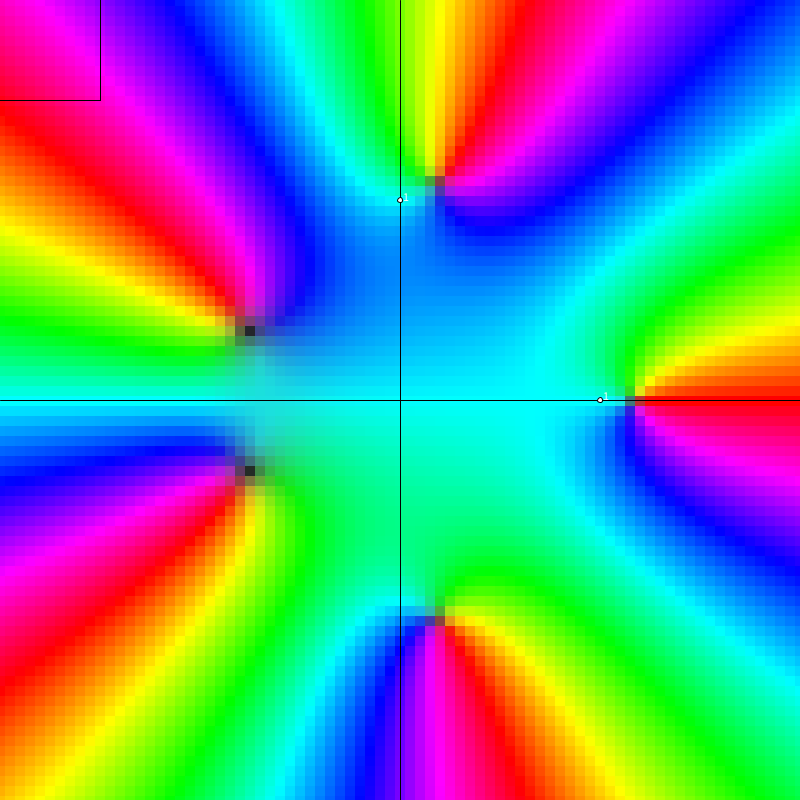
Frame 1 (no input)
Frame 60 (the mouse pressed at the canvas centre just before this capture): identical to frame 1, image omitted
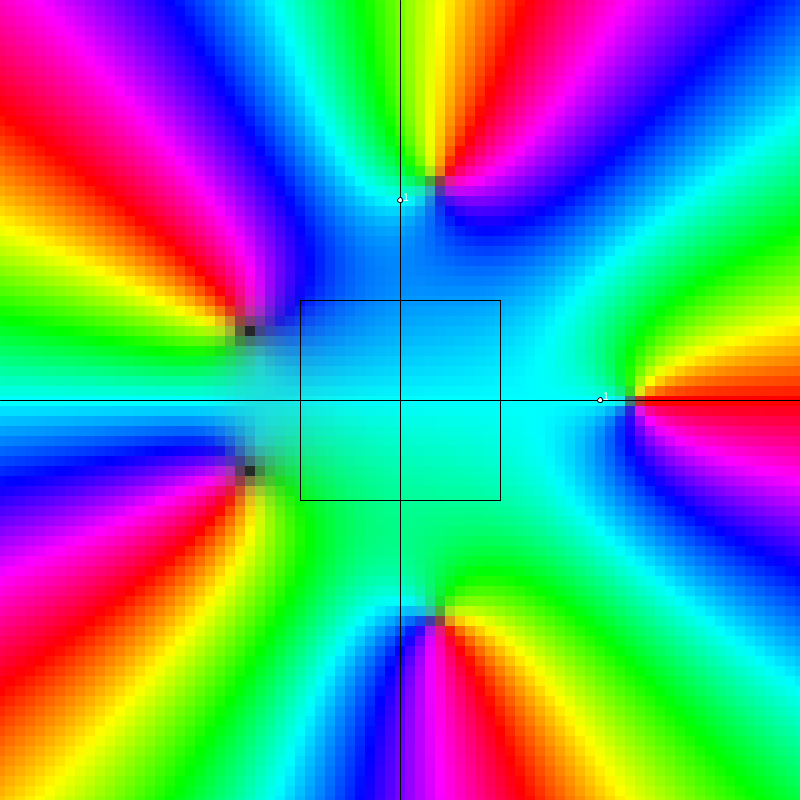
Frame 120 (the mouse held since frame 60 and released just before this capture)

The Processing sketch that drew these frames (run headless with seeded random() and noise(); from frame 60 on, the mouse is pressed at the canvas centre):

// Processing sketch: Equation_Solver
// ── Equation_Solver.pde
//Calculates Zeros inside the Region

float lookAtX=0;
float lookAtY=0;
float scale=1;
float colorFactor = 0.01;
PVector movement=new PVector();
float startAngle;
float stepSize=0.05;

int Iter =40;


ArrayList<PVector> solutions=new ArrayList();
ArrayList<Region> BabyRegions = new ArrayList();
Region MainRegion;

void setup() {
  size(800, 800);
  colorMode(HSB, TWO_PI, 1, 1);
  rectMode(CENTER);
  MainRegion=new Region(new PVector(1, 1), 0.005);
}

void draw() {
  background(0, 0.1, 0.3);
  mousePos= mapPixeltoCoord(new PVector(mouseX-width/2, mouseY-height/2));
  BabyRegions.clear();
  solutions.clear();
  translate(width/2, height/2);
  scale(scale);

  //Background
  float step=stepSize/(scale);
  PVector Left=mapPixeltoCoord(new PVector(-width/2, -height/2));
  PVector Right=mapPixeltoCoord(new PVector(width/2, height/2));
  for (float i=Left.x; i <= Right.x; i+=step) {
    for (float j=Right.y; j <= Left.y; j+=step) {
      PVector t=  mapCoordtoPixel(new PVector(i, j));
      PVector C = col(f(new PVector(i, j)));
      fill(C.x, C.y, C.z);
      stroke(C.x, C.y, C.z);
      rect(t.x, t.y, width*step/4, height*step/4);
    }
  }

  //Search
  MainRegion.absPos=mousePos;
  MainRegion.pos=mapCoordtoPixel(mousePos);
  MainRegion.show();
  MainRegion.solveRegion();
  MainRegion.addRegions();

  //Show BabyRegions
  for (int i=0; i<BabyRegions.size(); i++) {
    Region R= BabyRegions.get(i);
    R.addRegions();
    R.show();
  }

  if (solutions.size()!=0) {
    printArray(solutions);
    println("");
  }
  Axes();
}

// ── Functions.pde
PVector f(PVector z) {
  float x=z.x;
  float y=z.y;
  //return z;
  //return ComplexMult(z.copy().add(-1, 0), z.copy().add(1, 0));
  //return(Zeta(z.x, z.y));
  // return(f3(z.x*2.0, z.y*2.0));
  // return(MandelBrot(z.x/2.0, z.y/2.0,100));

  return(ComplexPower(z,5).copy().sub(z).sub(1,0));
  //return (new PVector(x-2,y));
  //sin(x*y)=cos(x*1.3);
  //return(new PVector(sin(z.x*z.y),cos(z.x*1.3)));

  //sin(x)+cos(y)=0
  //return(new PVector((sin(z.x)+cos(z.y)),0));

  //sin(x)+tan(y)=0
  //return(new PVector((sin(z.x)+tan(z.y)),0));

  //x*y=x+y
  //return(new PVector(x*y-(x+y), 0));


  //x*y=x+y
  //return(new PVector(sin(x+y)+cos(x*y)+1,0));
}

///////////////////////////////////////////////////////////////////////
PVector f1(float Re, float Im) {
  PVector in = new PVector(Re, Im);
  PVector out = new PVector();
  out = ComplexMult(ComplexPower(in, Re/Im), new PVector(Im, Re));
  return out;
}

///////////////////////////////////////////////////////////////////////
PVector f2(float Re, float Im) {
  PVector in = new PVector(Re, Im);
  PVector out = new PVector();
  in.div(5);
  out = ComplexPower(in, 3);
  out=ComplexMult(out, ComplexPower(Reciprocal(in.x, in.y), 11));
  out.x-=1;
  return out;
}

///////////////////////////////////////////////////////////////////////
PVector f3(float Re, float Im) {
  PVector in = new PVector(Re, Im);
  PVector out = new PVector();
  in.div(3);
  out=  ComplexPower(in, 2);
  out.x-=1;
  out=ComplexMult(out, ComplexPower(new PVector(in.x-2, in.y-1), 2));
  out=ComplexMult(out, Reciprocal(ComplexPower(in, 2).x+2, 2+ComplexPower(in, 2).y));
  return out;
}



///////////////////////////////////////////////////////////////////////
///////////////////////////////////////////////////////////////////////
///////////////////////////////////////////////////////////////////////

PVector Zeta(float Re, float Im) {
  PVector sum=new PVector();
  PVector val=new PVector();
  PVector Recip = new PVector();

  for (int k=1; k < 10; k++) {
    val.set((ComplexExp(k, Re, Im)));
    val.mult(pow(-1, k-1));
    Recip = (Reciprocal(val.x, val.y));
    sum.add(Recip);
  }

  PVector div = ComplexExp(2, -Re+1, -Im);
  div.mult(-1);
  div.x+=1;
  sum.set(ComplexMult(sum, Reciprocal(div.x, div.y)));

  return sum;
}

PVector MandelBrot(float Re, float Im, int Iter) {
  PVector in = new PVector(Re, Im);
  PVector temp = new PVector(0, 0);
  for (int i=0; i < Iter; i++) {
    temp = ComplexPower(temp, 2).add(in);
  }
  return temp;
}


///////////////////////////////////////////////////////////////////////
////////////////////Operations/////////////////////////////////////////
///////////////////////////////////////////////////////////////////////

PVector ComplexExp(float b, float Re, float Im) {
  PVector out = new PVector();
  float theta = Im*log(b);
  out.x=cos(theta);
  out.y=sin(theta);
  out.mult(pow(b, Re));

  return out;
}

PVector ComplexMult(PVector Z1, PVector Z2) {
  PVector out = new PVector();
  float Re = Z1.x*Z2.x-Z1.y*Z2.y;
  float Im = Z1.x*Z2.y+Z1.y*Z2.x;
  out.set(Re, Im);
  return out;
}

PVector ComplexPower(PVector Z, float exp) {
  PVector out = new PVector();
  float len = pow(Z.mag(), exp);
  float angle = Z.heading()*exp;
  float Re = len*cos(angle);
  float Im = len*sin(angle);
  out.set(Re, Im);
  return out;
}

PVector Reciprocal(float Re, float Im) {
  PVector out=new PVector();
  out.x = Re/(Re*Re+Im*Im);
  out.y = -Im/(Re*Re+Im*Im);
  return out;
}

///////////////////////////////////////////////////////////////////////
//////////////////Color////////////////////////////////////////////////
///////////////////////////////////////////////////////////////////////

PVector col(PVector in) {
  PVector HSL = new PVector();
  HSL.x=in.heading();
  if (HSL.x<0) {
    HSL.x=TWO_PI+HSL.x;
  }
  HSL.y=1-pow(colorFactor, in.mag());
  HSL.z=HSL.y;

  if (Float.isNaN(in.mag())) {
    HSL.y=0;
    HSL.z=1;
  }  
  return HSL;
}

// ── Methodes.pde
///////////////////////////////////////////////////////////////////////
PVector mapPixeltoCoord(PVector in) {
  PVector out = new PVector();
  in.div(scale);
  out.x=map(in.x, -width/2, width/2, lookAtX-2, lookAtX+2);
  out.y=map(in.y, height/2, -height/2, lookAtY-2, lookAtY+2);
  return out;
}

///////////////////////////////////////////////////////////////////////
PVector mapCoordtoPixel(PVector in) {
  PVector out = new PVector();
  out.x=map(in.x, lookAtX-2, lookAtX+2, -width/2, width/2);
  out.y=map(in.y, lookAtY-2, lookAtY+2, height/2, -height/2);
  return out;
}

///////////////////////////////////////////////////////////////////////
PVector mapCoordtoPixelMovement(PVector in) {
  PVector out = new PVector();
  out.x=map(in.x, lookAtX-2+movement.x, lookAtX+2+movement.y, -width/2, width/2);
  out.y=map(in.y, lookAtY-2, lookAtY+2, height/2, -height/2);
  return out;
}

///////////////////////////////////////////////////////////////////////
float angle(PVector a) {
  float angle=atan2(a.y, a.x);
  if (angle<0) {
    angle+=TWO_PI;
  }
  return angle;
}

///////////////////////////////////////////////////////////////////////
void Axes() {
  PVector center=mapCoordtoPixel(new PVector(0, 0));
  PVector unit=mapCoordtoPixel(new PVector(1, 1));
  stroke(0, 0, 0);
  line(center.x, -height/2/scale, center.x, height/2/scale);
  line(-width/2/scale, center.y, width/2/scale, center.y);
  fill(0, 0, 1);
  ellipse(unit.x, center.y, 5, 5);
  ellipse(center.x, unit.y, 5, 5);
  text("1", unit.x+3, center.y);
  text("1", center.x+3, unit.y);
}

// ── Region.pde
class Region {
  PVector pos=new PVector(), absPos=new PVector(), size, dim=new PVector();
  boolean found;
  float speed;
  int count;
  
  Region(PVector size, float speed) {
    this.size=size;
    this.speed=speed;
    dim.x=width/4*size.x;
    dim.y=height/4*size.y;
  }

  void show() {
    stroke(0);
    noFill();
    if (found) {
      fill(map(BabyRegions.size(),0,Iter,0,TWO_PI), 1, 0.7, 40+BabyRegions.size()*10);
    }
    rect(pos.x, pos.y, dim.x, dim.y);
  }

  void solveRegion() {
    found=solve(this);
  }

  void addRegions() {
    if (found) {
      if (BabyRegions.size()<Iter) {
        if (size.y<=size.x) {
          Region Left =new Region(new PVector(size.x/2, size.y), speed*0.7);
          Left.absPos=new PVector(absPos.x-size.x/4, absPos.y);
          Left.pos=mapCoordtoPixel(Left.absPos);
          Left.solveRegion();
          BabyRegions.add(Left);
          Region Right =new Region(new PVector(size.x/2, size.y), speed*0.7);
          Right.absPos=new PVector(absPos.x+size.x/4, absPos.y);
          Right.pos=mapCoordtoPixel(Right.absPos);
          Right.solveRegion();
          BabyRegions.add(Right);
        } else {
          Region Top =new Region(new PVector(size.x, size.y/2), speed*0.7);
          Top.absPos=new PVector(absPos.x, absPos.y-size.y/4);
          Top.pos=mapCoordtoPixel(Top.absPos);
          Top.solveRegion();
          BabyRegions.add(Top);
          Region Bot =new Region(new PVector(size.x, size.y/2), speed*0.7);
          Bot.absPos=new PVector(absPos.x, absPos.y+size.y/4);
          Bot.pos=mapCoordtoPixel(Bot.absPos);
          Bot.solveRegion();
          BabyRegions.add(Bot);
        }
      } else {
        solutions.add(absPos);
      }
    }
  }
}

PVector testPos=new PVector();
int movingDir;
float angleBevore;
int turns;

boolean solve(Region R) {
  boolean done=false;
  turns=0;
  testPos.set(R.absPos.x-R.size.x/2, R.absPos.y+R.size.y/2);
  startAngle=angle(f(testPos));
  movingDir=0;

  while (!done) {
    if (movingDir==0) {
      testPos.y-=R.speed;
    }
    if (movingDir==1) {
      testPos.x+=R.speed;
    }
    if (movingDir==2) {
      testPos.y+=R.speed;
    }
    if (movingDir==3) {
      testPos.x-=R.speed;
    }

    if (movingDir==0 &&testPos.y<R.absPos.y-R.size.y/2) {
      movingDir=1;
      testPos.y=R.absPos.y-R.size.y/2;
    }
    if (movingDir==1 && testPos.x>R.absPos.x+R.size.x/2) {
      movingDir=2;
      testPos.x=R.absPos.x+R.size.x/2;
    }
    if (movingDir==2 && testPos.y>R.absPos.y+R.size.y/2) {
      movingDir=3;
      testPos.y=R.absPos.y+R.size.y/2;
    }
    if (movingDir==3 && testPos.x<R.absPos.x-R.size.x/2) {
      movingDir=4;
      testPos.x=R.absPos.x-R.size.x/2;
      testPos.y-=2*R.speed;
      done=true;
    }

    float angleNow= angle(f(testPos));
    float b =angleBevore;
    angleBevore=angleNow-startAngle;

    if (abs(angleBevore-b)>4) {
      if (angleBevore>b) {
        turns++;
      } else {
        turns--;
      }
    }
    if (done) {
      break;
    }
  }
  if (turns!=0) {
    return true;
  } else {
    return false;
  }
}

// ── User_Input.pde
PVector mousePos=new PVector();
PVector pmousePos=new PVector();
void mouseDragged() {
  mousePos= mapPixeltoCoord(new PVector(mouseX, mouseY));
  pmousePos=mapPixeltoCoord(new PVector(pmouseX, pmouseY));
  lookAtX-=(mousePos.x-pmousePos.x);
  lookAtY-=(mousePos.y-pmousePos.y);
  movement.add((mousePos.copy().sub(pmousePos)));
}

void mouseWheel(MouseEvent e) {
  scale*=1-e.getCount()/10.0;
}
